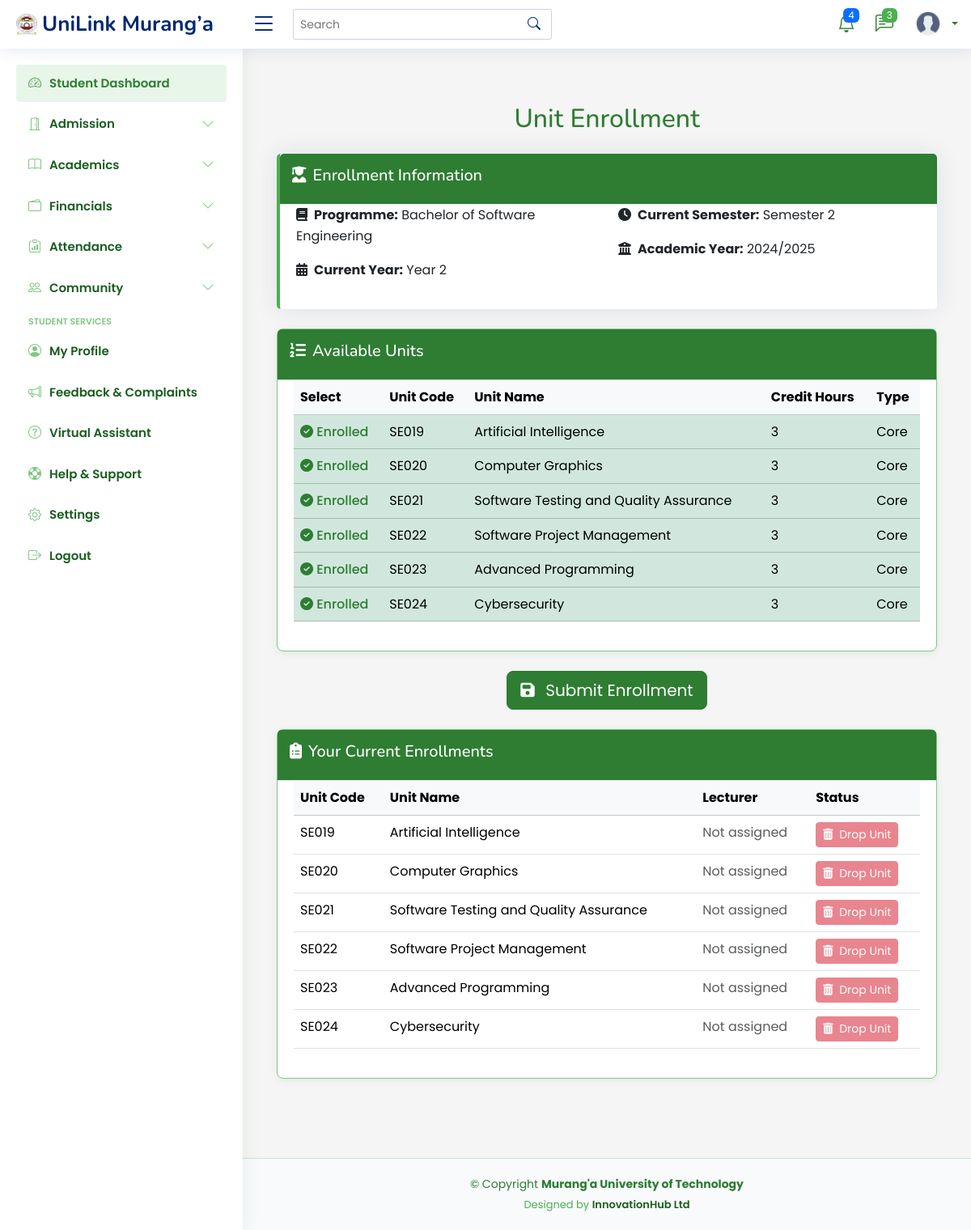
Page /enrollment/ (signed in) on the earlier database version.
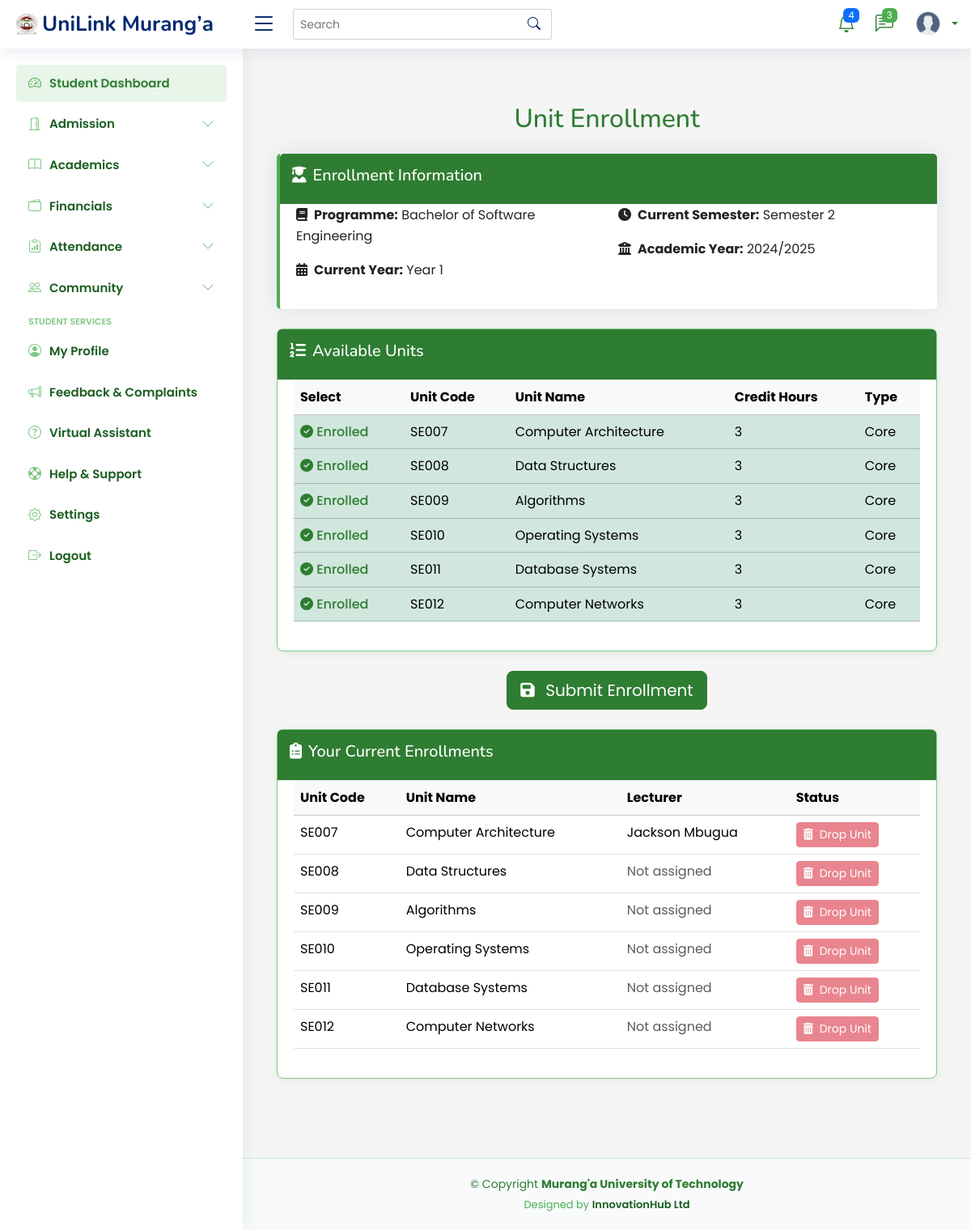
Same page on the later database version.
### students_portal/models.py (models this page shows, shortened)
class Student(models.Model):
    registration_number = models.CharField(max_length=20, unique=True)
    first_name = models.CharField(max_length=100)
    last_name = models.CharField(max_length=100)
    middle_name = models.CharField(max_length=100, blank=True, null=True)
    id_number = models.CharField(max_length=20, blank=True, null=True)
    profile_picture = models.ImageField(upload_to='lecturer_profiles/', blank=True, null=True)
    programme = models.ForeignKey(Programme, on_delete=models.CASCADE, related_name='students')
    current_year = models.IntegerField()
    current_semester = models.IntegerField()
    date_of_admission = models.DateField()
    expected_graduation_date = models.DateField(blank=True, null=True)
    date_of_birth = models.DateField(blank=True, null=True)
    gender = models.CharField(max_length=10, choices=[
        ('M', 'Male'),
        ('F', 'Female'),
        ('O', 'Other')
    ], blank=True, null=True)
    email = models.EmailField(blank=True, null=True)
    phone_number = models.CharField(max_length=15, blank=True, null=True)
    religion = models.CharField(max_length=50, blank=True, null=True)
    county = models.CharField(max_length=50, blank=True, null=True)
    town = models.CharField(max_length=50, blank=True, null=True)
    postal_address = models.CharField(max_length=100, blank=True, null=True)
    postal_code = models.CharField(max_length=10, blank=True, null=True)
    parent_name = models.CharField(max_length=100, blank=True, null=True)
    parent_phone = models.CharField(max_length=15, blank=True, null=True)
    emergency_contact_name = models.CharField(max_length=100, blank=True, null=True)
    emergency_contact_relationship = models.CharField(max_length=50, blank=True, null=True)
    emergency_contact_phone = models.CharField(max_length=15, blank=True, null=True)
    is_active = models.BooleanField(default=True)
    status = models.CharField(max_length=20, choices=[
        ('active', 'Active'),
        ('inactive', 'Inactive'),
        ('graduated', 'Graduated'),
        ('deferred', 'Deferred'),
        ('suspended', 'Suspended'),
        ('transferred', 'Transferred'),
        ('withdrawn', 'Withdrawn')
    ], default='active')
    entry_mode = models.CharField(max_length=20, choices=[
        ('government_sponsored', 'Government-Sponsored'),
        ('self_sponsored', 'Self-Sponsored'),
        ('parallel', 'Parallel'),
        ('exchange', 'Exchange'),
        ('transfer', 'Transfer')
    ], default='government_sponsored')
    scholarship_info = models.TextField(blank=True, null=True)
    created_at = models.DateTimeField(auto_now_add=True)
    updated_at = models.DateTimeField(auto_now=True)

class ProgrammeUnit(models.Model):
    programme = models.ForeignKey(Programme, on_delete=models.CASCADE, related_name='programme_units')
    unit = models.ForeignKey(Unit, on_delete=models.CASCADE, related_name='programme_units')
    year_of_study = models.IntegerField()
    semester = models.IntegerField()
    class Meta:
        unique_together = ('programme', 'unit', 'year_of_study', 'semester')

class Unit(models.Model):
    name = models.CharField(max_length=200)
    code = models.CharField(max_length=20, unique=True)
    description = models.TextField(blank=True, null=True)
    credit_hours = models.IntegerField(default=3)
    is_core = models.BooleanField(default=True)

class StudentEnrollment(models.Model):
    student = models.ForeignKey(Student, on_delete=models.CASCADE, related_name='enrollments')
    programme_unit = models.ForeignKey(ProgrammeUnit, on_delete=models.CASCADE, related_name='enrollments')
    semester = models.ForeignKey(Semester, on_delete=models.CASCADE, related_name='enrollments')
    class Meta:
        unique_together = ('student', 'programme_unit', 'semester')

class Programme(models.Model):
    name = models.CharField(max_length=200)
    code = models.CharField(max_length=20, unique=True)
    department = models.ForeignKey(Department, on_delete=models.CASCADE, related_name='programmes')
    duration_years = models.IntegerField()
    semesters_per_year = models.IntegerField(default=2)
    description = models.TextField(blank=True, null=True)

class UnitAllocation(models.Model):
    lecturer = models.ForeignKey(Lecturer, on_delete=models.CASCADE, related_name='unit_allocations')
    programme_unit = models.ForeignKey(ProgrammeUnit, on_delete=models.CASCADE, related_name='unit_allocations')
    semester = models.ForeignKey(Semester, on_delete=models.CASCADE, related_name='unit_allocations')
    class Meta:
        unique_together = ('lecturer', 'programme_unit', 'semester')

class Lecturer(models.Model):
    staff_id = models.CharField(max_length=20, unique=True)
    first_name = models.CharField(max_length=100)
    last_name = models.CharField(max_length=100)
    middle_name = models.CharField(max_length=100, blank=True, null=True)
    national_id = models.CharField(max_length=20, blank=True, null=True)
    department = models.ForeignKey(Department, on_delete=models.CASCADE, related_name='lecturers')
    qualification = models.CharField(max_length=100, blank=True, null=True)
    specialization = models.CharField(max_length=200, blank=True, null=True)
    academic_rank = models.CharField(max_length=50, choices=[
        ('professor', 'Professor'),
        ('associate_professor', 'Associate Professor'),
        ('senior_lecturer', 'Senior Lecturer'),
        ('lecturer', 'Lecturer'),
        ('assistant_lecturer', 'Assistant Lecturer'),
        ('tutorial_fellow', 'Tutorial Fellow'),
        ('graduate_assistant', 'Graduate Assistant'),
    ], blank=True, null=True)
    employment_type = models.CharField(max_length=50, choices=[
        ('full_time', 'Full Time'),
        ('part_time', 'Part Time'),
        ('contract', 'Contract'),
        ('visiting', 'Visiting'),
        ('adjunct', 'Adjunct'),
    ], default='full_time')
    date_of_employment = models.DateField(blank=True, null=True)
    email = models.EmailField(blank=True, null=True)
    phone_number = models.CharField(max_length=15, blank=True, null=True)
    biography = models.TextField(blank=True, null=True)
    profile_picture = models.ImageField(upload_to='lecturer_profiles/', blank=True, null=True)
    is_active = models.BooleanField(default=True)
    status = models.CharField(max_length=20, choices=[
        ('active', 'Active'),
        ('on_leave', 'On Leave'),
        ('sabbatical', 'Sabbatical'),
        ('terminated', 'Terminated'),
        ('retired', 'Retired'),
    ], default='active')
    created_at = models.DateTimeField(auto_now_add=True)
    updated_at = models.DateTimeField(auto_now=True)
    def get_full_name(self):
        if self.middle_name:
            return f"{self.first_name} {self.middle_name} {self.last_name}"
        return f"{self.first_name} {self.last_name}"

### students_portal/views.py (the view, shortened to what this page needs)
# urls.py: path('enrollment/', views.unit_enrollment, name='unit_enrollment'),
@login_required
def unit_enrollment(request):
    try:
        student = Student.objects.get(registration_number=request.user.username)
    except Student.DoesNotExist:
        messages.error(request, "Student record not found")
        return redirect('student_dashboard')
    current_semester = Semester.objects.filter(is_current=True).first()
    if not current_semester:
        messages.error(request, "No active semester found for enrollment")
        return redirect('student_dashboard')
    available_units = ProgrammeUnit.objects.filter(
        programme=student.programme,
        year_of_study=student.current_year,
        semester=student.current_semester
    ).select_related('unit')
    enrolled_units = StudentEnrollment.objects.filter(
        student=student,
        semester=current_semester
    ).values_list('programme_unit_id', flat=True)
    current_enrollments = StudentEnrollment.objects.filter(
        student=student,
        semester=current_semester
    ).select_related('programme_unit__unit')
    context = {
        'student': student,
        'available_units': available_units,
        'enrolled_units': enrolled_units,
        'current_semester': current_semester,
        'current_enrollments': current_enrollments,  # Add this to context
        'max_units': 6,  # You can set a maximum number of units per semester
    }
    return render(request, 'enrollment/unit_enrollment.html', context)

### templates/enrollment/unit_enrollment.html (shortened to what the changed rows need)
{% extends 'base/base.html' %}
{% load static %}
{% block content %}
<div class="container py-5">
    <h2 class="mb-4 text-center" style="color: var(--muranga-primary);">Unit Enrollment</h2>
    <div class="card mb-4 student-info-card">
        <div class="card-body">
            <div class="row">
                <div class="col-md-6">
                    <p><strong><i class="fas fa-book me-2"></i>Programme:</strong> {{ student.programme.name }}</p>
                    <p><strong><i class="fas fa-calendar-alt me-2"></i>Current Year:</strong> Year {{ student.current_year }}</p>
                </div>
                <div class="col-md-6">
                    <p><strong><i class="fas fa-clock me-2"></i>Current Semester:</strong> Semester {{ student.current_semester }}</p>
                    <p><strong><i class="fas fa-university me-2"></i>Academic Year:</strong> {{ current_semester.academic_year.name }}</p>
                </div>
            </div>
        </div>
    </div>
    <form method="post">
        <div class="card mb-4 enrollment-card">
            <div class="card-body">
                {% if available_units %}
                    <div class="table-responsive">
                        <table class="table table-hover">
                            <thead class="table-light">
                                <tr>
                                    <th>Select</th>
                                    <th>Unit Code</th>
                                    <th>Unit Name</th>
                                    <th>Credit Hours</th>
                                    <th>Type</th>
                                </tr>
                            </thead>
                            <tbody>
                                {% for unit in available_units %}
                                    <tr class="{% if unit.id in enrolled_units %}table-success{% endif %}">
                                        <td>
                                            {% if unit.id not in enrolled_units %}
                                                <input type="checkbox" name="units" value="{{ unit.id }}"
                                                       id="unit_{{ unit.id }}" class="form-check-input">
                                            {% else %}
                                                <span class="enrollment-status"><i class="fas fa-check-circle"></i> Enrolled</span>
                                            {% endif %}
                                        </td>
                                        <td>{{ unit.unit.code }}</td>
                                        <td>{{ unit.unit.name }}</td>
                                        <td>{{ unit.unit.credit_hours }}</td>
                                        <td>{% if unit.unit.is_core %}Core{% else %}Elective{% endif %}</td>
                                    </tr>
                                {% endfor %}
                            </tbody>
                        </table>
                    </div>
                {% else %}
                    <div class="alert alert-info">
                        <i class="fas fa-info-circle me-2"></i>No units available for enrollment in your current year and semester.
                    </div>
                {% endif %}
            </div>
        </div>
    </form>
    <div class="card mt-4 enrollment-card">
        <div class="card-body">
            {% if current_enrollments %}
                <div class="table-responsive">
                    <table class="table">
                        <thead class="table-light">
                            <tr>
                                <th>Unit Code</th>
                                <th>Unit Name</th>
                                <th>Lecturer</th>
                                <th>Status</th>
                            </tr>
                        </thead>
                        <tbody>
                            {% for enrollment in current_enrollments %}
                                <tr>
                                    <td>{{ enrollment.programme_unit.unit.code }}</td>
                                    <td>{{ enrollment.programme_unit.unit.name }}</td>
                                    <td>
                                        {% with allocation=enrollment.programme_unit.unit_allocations.filter|first %}
                                            {% if allocation %}
                                                {{ allocation.lecturer.get_full_name }}
                                            {% else %}
                                                <span class="text-muted">Not assigned</span>
                                            {% endif %}
                                        {% endwith %}
                                    </td>
                                    <td>
                                        <button class="btn btn-sm btn-danger action-btn" disabled>
                                            <i class="fas fa-trash-alt me-1"></i> Drop Unit
                                        </button>
                                    </td>
                                </tr>
                            {% endfor %}
                        </tbody>
                    </table>
                </div>
            {% else %}
                <div class="alert alert-info">
                    <i class="fas fa-info-circle me-2"></i>You are not enrolled in any units for this semester.
                </div>
            {% endif %}
        </div>
    </div>
</div>
{% endblock %}

Differences in the rows shown:
no longer on this page (row unchanged): ProgrammeUnit: shows "Enrolled", unit.code "SE019", unit.name "Artificial Intelligence", unit.credit_hours "3", shows "Core"
no longer on this page (row unchanged): ProgrammeUnit: shows "Enrolled", unit.code "SE020", unit.name "Computer Graphics", unit.credit_hours "3", shows "Core"
no longer on this page (row unchanged): ProgrammeUnit: shows "Enrolled", unit.code "SE021", unit.name "Software Testing and Quality Assurance", unit.credit_hours "3", shows "Core"
no longer on this page (row unchanged): ProgrammeUnit: shows "Enrolled", unit.code "SE022", unit.name "Software Project Management", unit.credit_hours "3", shows "Core"
no longer on this page (row unchanged): ProgrammeUnit: shows "Enrolled", unit.code "SE023", unit.name "Advanced Programming", unit.credit_hours "3", shows "Core"
no longer on this page (row unchanged): ProgrammeUnit: shows "Enrolled", unit.code "SE024", unit.name "Cybersecurity", unit.credit_hours "3", shows "Core"
removed StudentEnrollment: programme_unit.unit.code "SE019", programme_unit.unit.name "Artificial Intelligence", shows "Not assigned"
removed StudentEnrollment: programme_unit.unit.code "SE020", programme_unit.unit.name "Computer Graphics", shows "Not assigned"
removed StudentEnrollment: programme_unit.unit.code "SE021", programme_unit.unit.name "Software Testing and Quality Assurance", shows "Not assigned"
removed StudentEnrollment: programme_unit.unit.code "SE022", programme_unit.unit.name "Software Project Management", shows "Not assigned"
removed StudentEnrollment: programme_unit.unit.code "SE023", programme_unit.unit.name "Advanced Programming", shows "Not assigned"
removed StudentEnrollment: programme_unit.unit.code "SE024", programme_unit.unit.name "Cybersecurity", shows "Not assigned"
changed Student "Bachelor of Software Engineering": current_year "2" → "1"
now on this page (row unchanged): ProgrammeUnit: shows "Enrolled", unit.code "SE007", unit.name "Computer Architecture", unit.credit_hours "3", shows "Core"
now on this page (row unchanged): ProgrammeUnit: shows "Enrolled", unit.code "SE008", unit.name "Data Structures", unit.credit_hours "3", shows "Core"
now on this page (row unchanged): ProgrammeUnit: shows "Enrolled", unit.code "SE009", unit.name "Algorithms", unit.credit_hours "3", shows "Core"
now on this page (row unchanged): ProgrammeUnit: shows "Enrolled", unit.code "SE010", unit.name "Operating Systems", unit.credit_hours "3", shows "Core"
now on this page (row unchanged): ProgrammeUnit: shows "Enrolled", unit.code "SE011", unit.name "Database Systems", unit.credit_hours "3", shows "Core"
now on this page (row unchanged): ProgrammeUnit: shows "Enrolled", unit.code "SE012", unit.name "Computer Networks", unit.credit_hours "3", shows "Core"
added StudentEnrollment: programme_unit.unit.code "SE007", programme_unit.unit.name "Computer Architecture", programme_unit.unit_allocations.lecturer.get_full_name "Jackson Mbugua"
added StudentEnrollment: programme_unit.unit.code "SE008", programme_unit.unit.name "Data Structures", shows "Not assigned"
added StudentEnrollment: programme_unit.unit.code "SE009", programme_unit.unit.name "Algorithms", shows "Not assigned"
added StudentEnrollment: programme_unit.unit.code "SE010", programme_unit.unit.name "Operating Systems", shows "Not assigned"
added StudentEnrollment: programme_unit.unit.code "SE011", programme_unit.unit.name "Database Systems", shows "Not assigned"
added StudentEnrollment: programme_unit.unit.code "SE012", programme_unit.unit.name "Computer Networks", shows "Not assigned"
